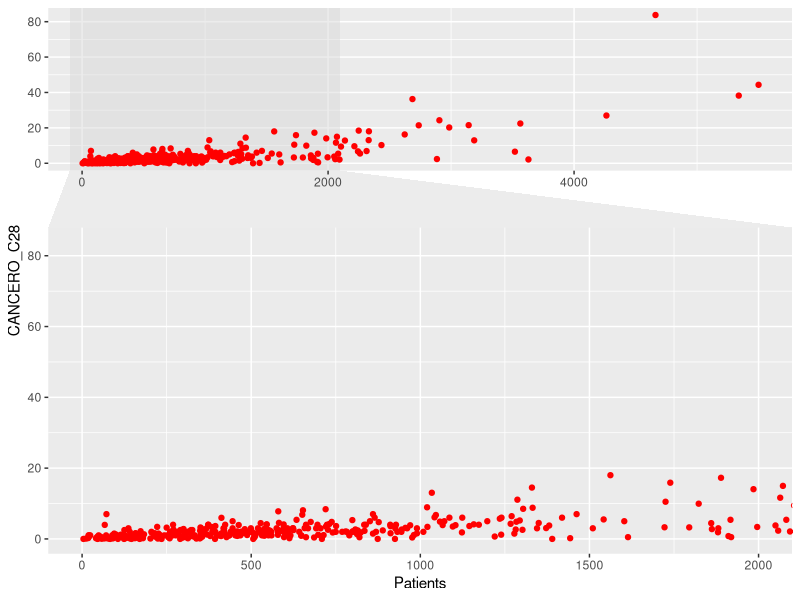

Recreate this plot in R.
## ---- chunk 1
#To run first
#Imports of packages
library('tidyverse')
library("ggforce") #for graphs
library("dplyr") #for sql data manipulation
library("sqldf")
## ---- chunk 2

getwd()
setwd(dirname(rstudioapi::getActiveDocumentContext()$path))


#Imports of databases add "../" in front of file path before compiling in R mark down
cancero <- read.csv(file = "Donnees-20221103/CANCERO_2019.csv",
                    header = TRUE, sep = ";", dec = ".")

desc_cancero <- read.csv(file = "Donnees-20221103/Desc_Cancero_Urgences.csv",
                         header = TRUE, sep = ",", dec = ".")

urgences2019  <- read.csv(file = "Donnees-20221103/URGENCES2_2019.csv",
                         header = TRUE, sep = ";", dec = ".")

urgences2020  <- read.csv(file = "Donnees-20221103/URGENCES2_2020.csv",
                         header = TRUE, sep = ";", dec = ".")

Q20 <- read.csv(file = "Donnees-20221103/Q20_2019.csv",
                         header = TRUE, sep = ";", dec = ".")

desc_Q20 <- read.csv(file = "Donnees-20221103/Desc_Q20.csv",
                         header = TRUE, sep = ",", dec = ".")

## ---- chunk 3
#attach databases, only run once
attach(cancero)
attach(desc_cancero)
index <- desc_cancero$Valeur.Modalité == "CANCERO_A1"
desc_cancero[index]
## ---- chunk 4
#Define functions

#given an iterable X returns a vector without doublons of elements in L
no_doublons <- function(X){
      L <- list()
      for (x in X){
            if (! x %in% L){
                  L <- c(L,x)
            }
      }
      return(L)
}

#sum excluding na values
sum2 <- function(vector) {
      return(sum(vector[! is.na(vector)]))
}
## ---- chunk 5
N_chem_adults_MCO <- sum(CANCERO_A11[! is.na(CANCERO_A11)])
## ---- chunk 6
N_chem_adults_HAD <- sum(CANCERO_B11[! is.na(CANCERO_B11)]) 
N_chem_childs_MCO <- sum(CANCERO_C11[! is.na(CANCERO_C11)]) 
N_chem_childs_HAD <- sum(CANCERO_D11[! is.na(CANCERO_D11)]) 

HAD_tot <- N_chem_adults_HAD + N_chem_childs_HAD
MCO_tot <- N_chem_adults_MCO + N_chem_childs_MCO
print(paste("The HAD adults percentage is:", as.character(N_chem_adults_HAD/HAD_tot),
      " The MCO adults percentage is: ", as.character(N_chem_adults_MCO/MCO_tot)))
#use sprintf
## ---- chunk 7
cancero$Patients = CANCERO_A11 + CANCERO_B11 + CANCERO_C11 + CANCERO_D11


ggplot(cancero)+ #zoom
      geom_point(aes(x = Patients, y = CANCERO_C28), col = "red")+
      facet_zoom(xlim = c(0, 2000))

## ---- chunk 8
#il y a un souci ici je pense A REVOIR
#urgenero <- merge(cancero, urgences, by = "FI") #inner join
urgtot <- urgences2019[urgences2019$URG== "GEN", "dt80"] + urgences2019[urgences2019$URG == "GEN", "dt18"]
prop <- urgences2019[urgences2019$URG== "GEN", "dt80"] / urgtot
sprintf("l’unité d’urgence générale pour laquelle la proportion de patients de moins de 18 ans est la plus élevée est FI = %s", 
         urgences2019[urgences2019$URG =="GEN", ]$FI[which.max(prop)])
## ---- chunk 9
nb_unit_lit_nouveaux <-0
urgences2019_2020<-merge(urgences2019[urgences2019$URG == "GEN",],urgences2020[urgences2020$URG == "GEN",], by="FI")
nb_lit_nouveaux<-urgences2019_2020[,"LIT_UHCD.x"]-urgences2019_2020[, "LIT_UHCD.y"]
nb_lit_nouveaux<-nb_lit_nouveaux[!is.na(nb_lit_nouveaux)]
for(i in seq(1,length(nb_lit_nouveaux))){
  if (nb_lit_nouveaux[i] > 0){
    nb_unit_lit_nouveaux <- nb_unit_lit_nouveaux +1
  }
}
sprintf("nombre d’unites générales qui ont rajoute des lits en 2020 par rapport a 2019 : %i", nb_unit_lit_nouveaux)
## ---- chunk 10
d = dim(Q20)
colran = 1:d[2]
rowran = 1:d[1]
for (i in colran) {
      n_na = length(rowran[is.na(Q20[,i])])  
      name = names(Q20)[i]
      print(sprintf("La proportion de donnèes manquantes de %s est %.3f per cent",
                     name,  n_na/d[1]*100))
}

## ---- chunk 11
#I STILL NEED TO POLISH IT o(*^＠^*)o
#maybe i should've add it directly as a new vairable but ok
#trying to use sqsl in R
#Names of all specialities, last is "total"
specialites <- sqldf('select distinct "Label.modalité", "Valeur.Modalité"
                from desc_Q20
                where "Variable" = "EFFSALPLF" or
                      "Variable" = "EFFSALPLH"')

propH <- t(rbind(specialites[, 1], specialites[, 2], specialites[,1])) #has one row for every speciality and 3 columns
len <- dim(propH)[1]

#Could've also added a new variable to specialites
for (i in 1:len) {
      job <- propH[i,]
      H_indices <- Q20$"PERSO" == job[2]
      F_indices <- Q20$"PERSO" == job[2]
      Hommes_job_total <- sum2(Q20$"EFFSALPLH"[H_indices])
      Femmes_job_total <- sum2(Q20$"EFFSALPLF"[F_indices])
      job_total <- Hommes_job_total + Femmes_job_total

      propH[i,3] <- Hommes_job_total / job_total
}
## ---- chunk 12
i <- which.max(propH[,3])
sprintf("%s has a male staff percentage of %.2f%%", propH[i,1], as.double(propH[i,3])*100)
## ---- chunk 13
i <- which.min(propH[,3])
sprintf("%s has a male staff percentage of %.2f%%", propH[i,1], as.double(propH[i,3])*100)
## ---- chunk 14
dist_vector <- abs(as.double(propH[,3]) - 1/2)
i <- which.min(propH[,3])
sprintf("%s has a male staff percentage of %.2f%%", propH[i,1], as.double(propH[i,3])*100)
## ---- chunk 15

specialites$ETP_tot <- rep(0,len)

for (i in 1:len) {
      indices <- Q20$"PERSO" == specialites[i,2] #finds indices corresponding to speciality ID
      tot_ETP <- sum2(Q20$"ETP_PU"[indices])
      specialites$ETP_tot[i] <- tot_ETP
}

ordered_specialites <- specialites[order(specialites$ETP_tot, decreasing = TRUE),]

## ---- chunk 16

indices <- c(1,3)
print(ordered_specialites[2:6,indices]) #the first line is the total
